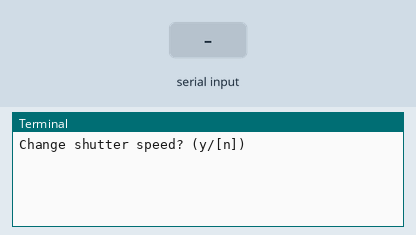
Simulated run of this program. Board: Raspberry Pi (BCM pin numbers). Shown: the last lines printed to the terminal. The inputs (shaded band) are chosen by the test bench. The camera gives no picture and a still takes 0.5 s.

Above: at 1.2 s.
1.3 s: "y" typed at the terminal, then Enter
At 2.2 s:
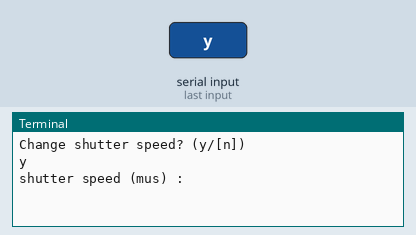
2.8 s: "5" typed at the terminal, then Enter
At 3.3 s:
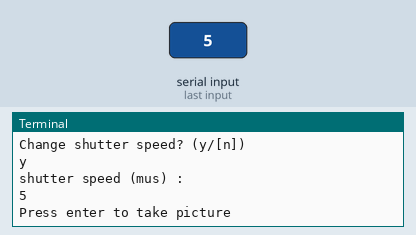
4.3 s: "90" typed at the terminal, then Enter
At 6.1 s:
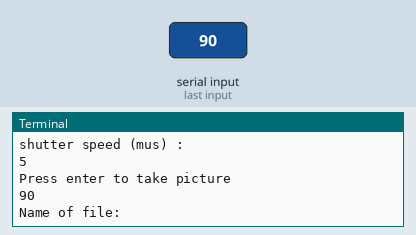

The program:

preview.py
```python
import picamera
import picamera.array
import numpy as np
from PIL import Image

if __name__== '__main__':
    camera = picamera.PiCamera()
    camera.resolution = camera.MAX_RESOLUTION
    camera.start_preview(resolution=(410,313),fullscreen=False,window=(20,20,820,616))
    camera.exposure_mode = 'auto'

    for i in range(1):
        customize = input('Change shutter speed? (y/[n])')
        if customize == 'y':
            speed = int(input('shutter speed (mus) : '))
            camera.shutter_speed = speed
        input('Press enter to take picture ')
        stream = picamera.array.PiBayerArray(camera)
        camera.capture(stream, 'jpeg', bayer=True)
        filename = input('Name of file: ')
        arr = np.sum(stream.array,axis=2).astype(np.uint8)
        img = Image.fromarray(arr)
        img.save(filename)
```

Measured:
- after the input at 1.3 s, the terminal: prints a new line at once (image 1)
- after the input at 2.8 s, the terminal: prints a new line at once (image 2)
- after the input at 4.3 s, the terminal: prints a new line at once (image 3)
